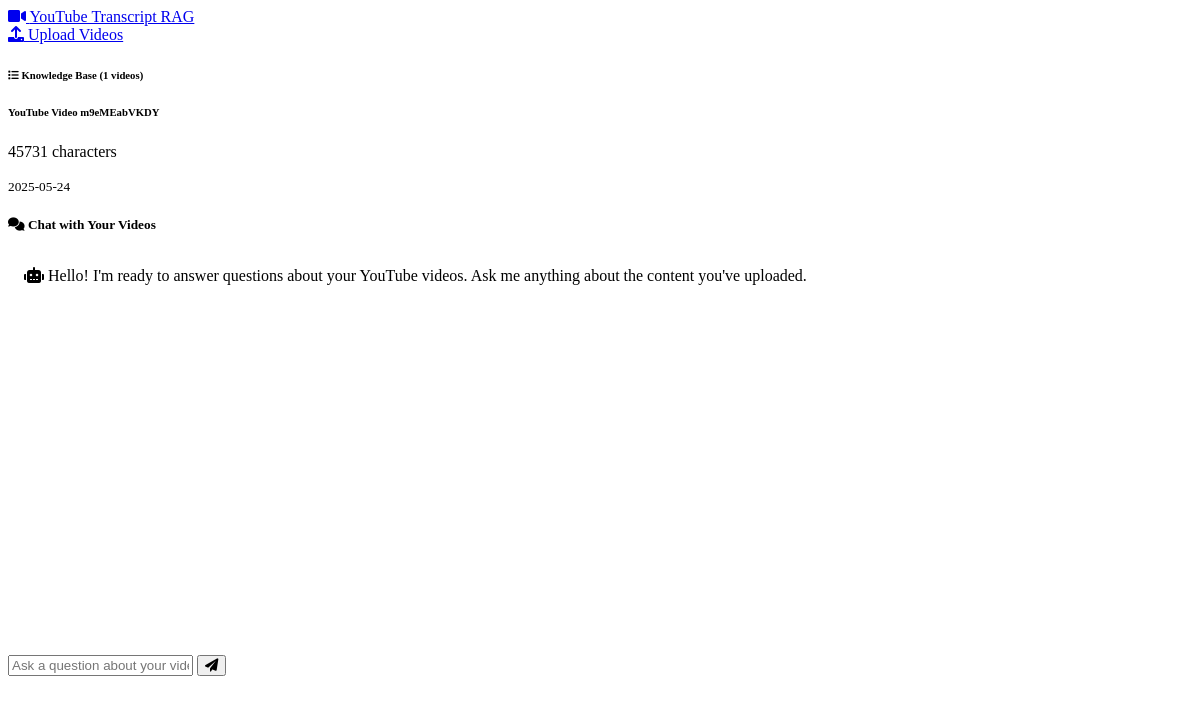
The app's page /chat, older data.
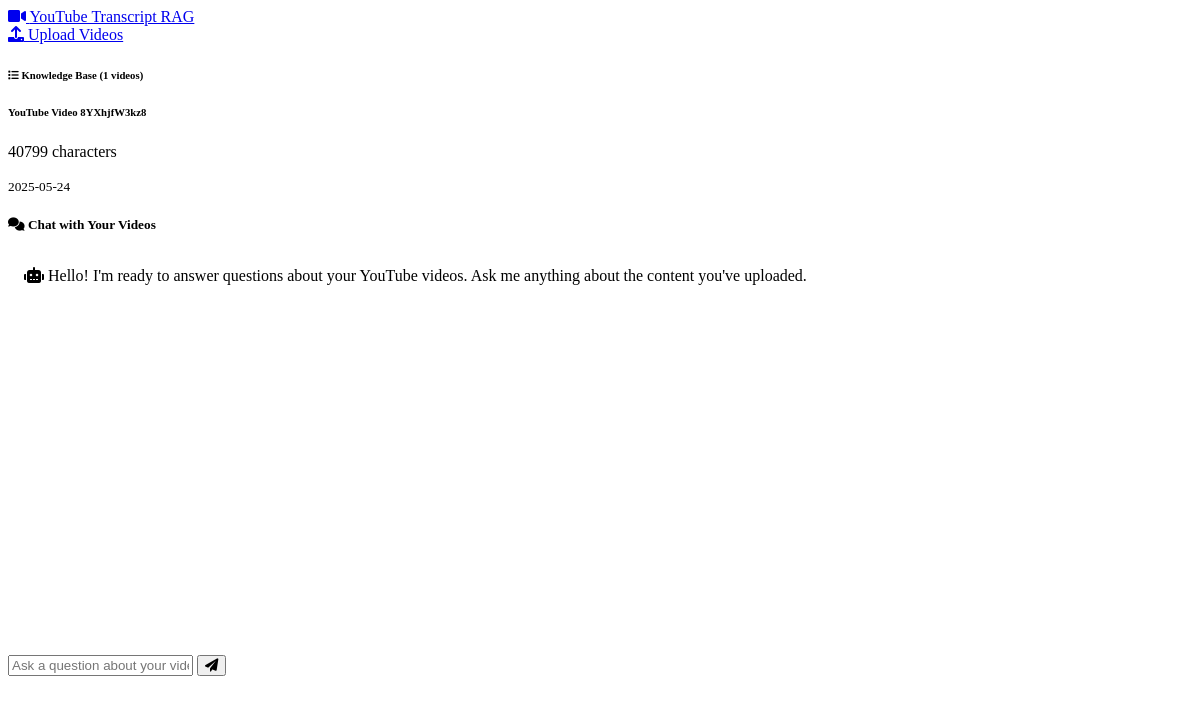
The same page, newer data.
### models.py (models this page shows, shortened)
class Video(db.Model):
    id = db.Column(db.Integer, primary_key=True)
    title = db.Column(db.String(500), nullable=False)
    youtube_url = db.Column(db.String(500), unique=True, nullable=False)
    transcript = db.Column(db.Text, nullable=False)
    processed = db.Column(db.Boolean, default=False)
    created_at = db.Column(db.DateTime, default=datetime.utcnow)
    duration_seconds = db.Column(db.Integer, default=0)
    view_count = db.Column(db.Integer, default=0)
    author = db.Column(db.String(200), default="")

### app.py (the view)
@app.route('/chat')
def chat():
    videos = models.Video.query.filter_by(processed=True).all()
    if not videos:
        flash('Please upload and process some videos first', 'info')
        return redirect(url_for('index'))
    return render_template('chat.html', videos=videos)

### templates/chat.html (shortened to what the changed rows need)
<!DOCTYPE html>
<html lang="en" data-bs-theme="dark">
<head>
    <link href="https://cdn.replit.com/agent/bootstrap-agent-dark-theme.min.css" rel="stylesheet">
    <link href="https://cdnjs.cloudflare.com/ajax/libs/font-awesome/6.0.0/css/all.min.css" rel="stylesheet">
    <link href="{{ url_for('static', filename='css/style.css') }}" rel="stylesheet">
</head>
<body>
    <div class="container-fluid my-3">
        <div class="row h-100">
            <div class="col-md-3">
                <div class="card h-100">
                    <div class="card-body p-0">
                        <div class="list-group list-group-flush">
                            {% for video in videos %}
                            <div class="list-group-item">
                                <div class="d-flex w-100 justify-content-between">
                                    <h6 class="mb-1">{{ video.title[:50] }}{% if video.title|length > 50 %}...{% endif %}</h6>
                                </div>
                                <p class="mb-1 text-muted small">
                                    {{ video.transcript|length }} characters
                                </p>
                                <small class="text-muted">
                                    {{ video.created_at.strftime('%Y-%m-%d') }}
                                </small>
                            </div>
                            {% endfor %}
                        </div>
                    </div>
                </div>
            </div>
        </div>
    </div>
</body>
</html>

Row changes from the older to the newer data that the page shows:
changed Video: title "YouTube Video m9eMEabVKDY" → "YouTube Video 8YXhjfW3kz8"; transcript|length "45731" → "40799"
